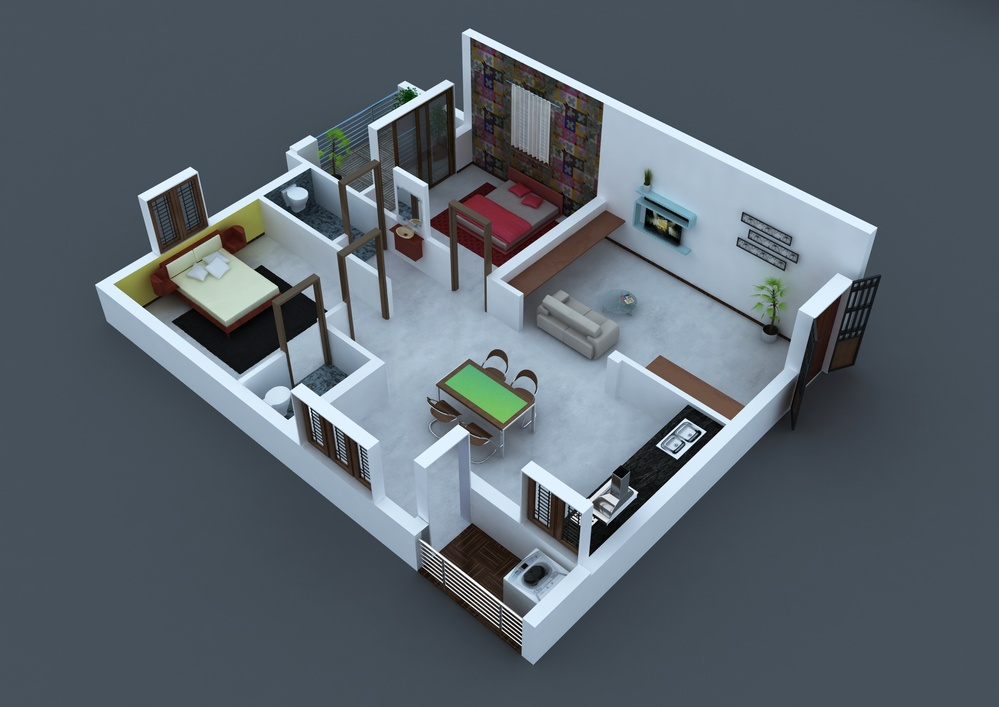
#> input picture assign_3d to floor plan/3d-floor-plans.jpg, 999 x 707 px, shrunk from 2338 x 1654 before the run
$ python 3d_to_floor.py
#> lines starting #> are read from the running program, lines starting #| are printed output that depends on the picture; after the words box and inside, x2 and y2 are one past the last pixel; in counts of white or black regions, pixels touching at a corner belong together
import cv2
import numpy as np
import matplotlib.pyplot as plt

# Load the 3D image
image = cv2.imread('3d-floor-plans.jpg')
#> image is the input picture: shape (707, 999, 3); mean B, G, R 108.9, 100.1, 90.2

# Convert to grayscale
gray = cv2.cvtColor(image, cv2.COLOR_BGR2GRAY)
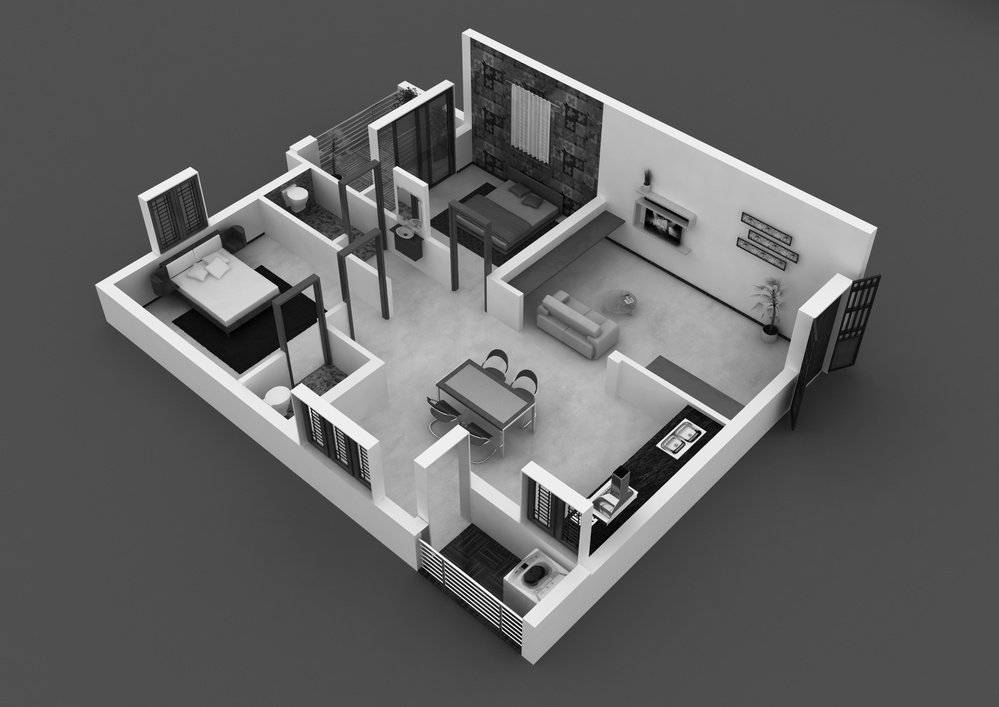
#> gray: shape (707, 999); min 0, max 255, mean 98

# Apply edge detection with adjusted thresholds
edges = cv2.Canny(gray, 100, 200, apertureSize=3)
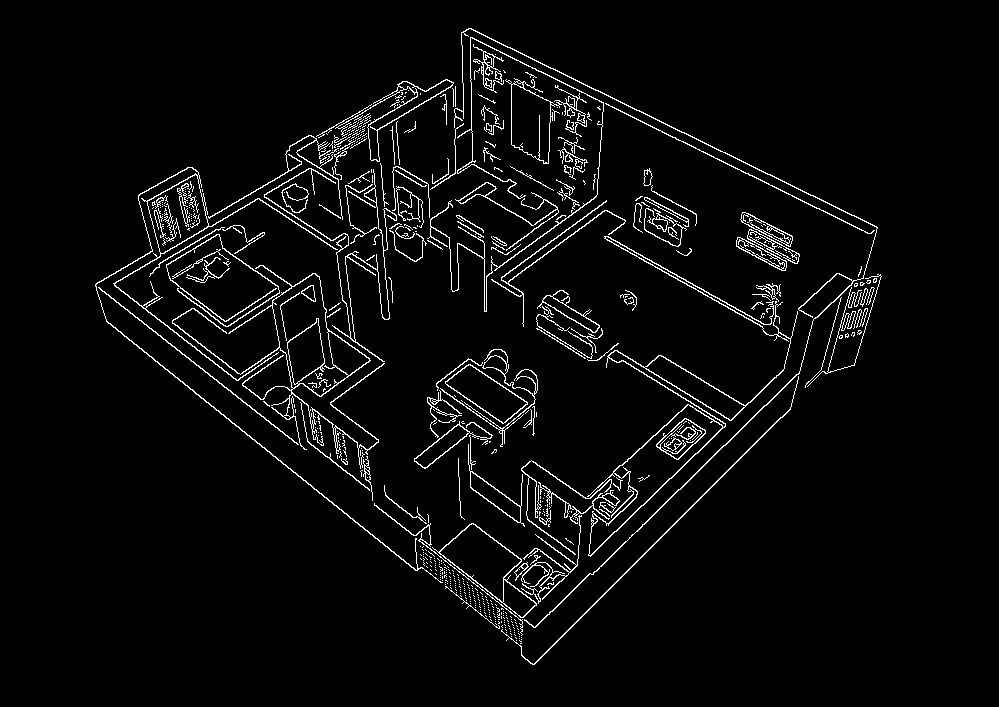
#> edges: shape (707, 999); 3.9% white in thin lines or dots, all inside (x1, y1, x2, y2) = (95, 28, 882, 665)

# Find contours
contours, _ = cv2.findContours(edges, cv2.RETR_EXTERNAL, cv2.CHAIN_APPROX_SIMPLE)
#> contours = 489 contours, 429 with area under 20; largest, box (x1, y1, x2, y2) and area: (587, 236, 798, 557) 7802, (172, 265, 385, 469) 6650, (432, 523, 537, 618) 3729, (95, 167, 443, 583) 3601, (505, 78, 587, 164) 2574

# Create a blank image for the floor plan
floor_plan = np.zeros_like(gray)

# Draw the contours on the floor plan with thicker lines
cv2.drawContours(floor_plan, contours, -1, (255, 255, 255), 2)
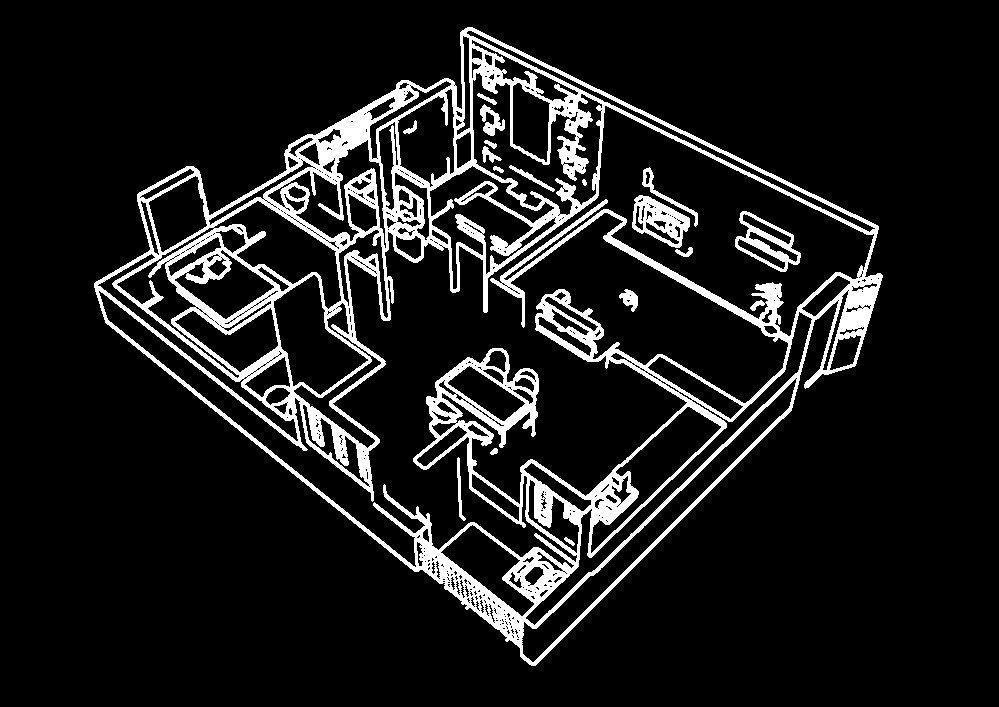
#> floor_plan: shape (707, 999); 10.7% white; 17 white regions, largest, box (x1, y1, x2, y2) and area: (94, 27, 883, 666) 70997, (632, 195, 690, 248) 1480, (735, 211, 801, 272) 1307

# Normalize the image to improve visibility
floor_plan = cv2.normalize(floor_plan, None, 0, 255, cv2.NORM_MINMAX)

# Display the original image and the floor plan
plt.figure(figsize=(10, 5))

plt.subplot(1, 2, 1)
plt.title('Original Image')
plt.imshow(cv2.cvtColor(image, cv2.COLOR_BGR2RGB))

plt.subplot(1, 2, 2)
plt.title('Floor Plan')
plt.imshow(floor_plan, cmap='gray')

plt.show()
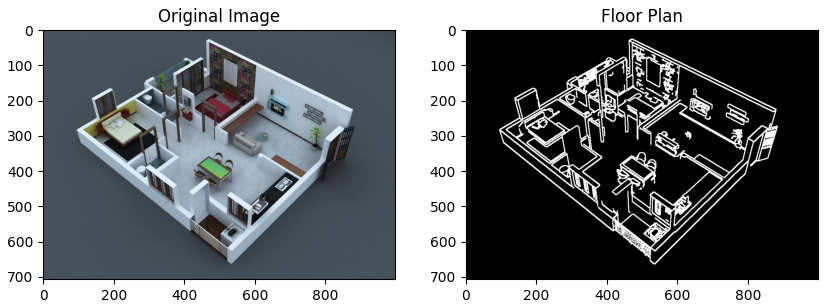
#> figure drawn by matplotlib, 2 panels
